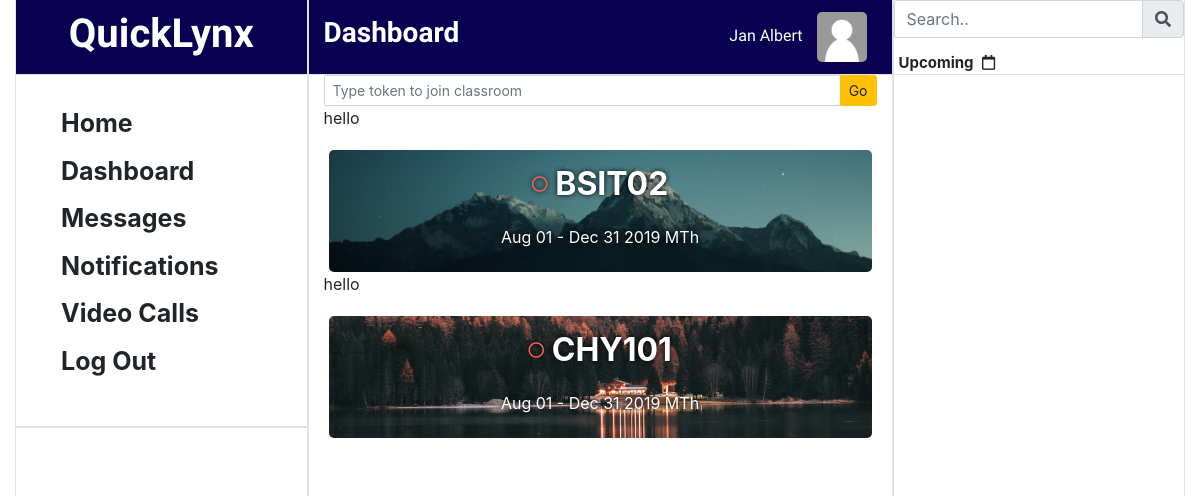
The page /dashboard/ (signed in) on the database its author committed.
### app/models.py (models this page shows, shortened)
class Student(models.Model):
    account = models.ForeignKey(Account, on_delete=models.CASCADE, blank=True, null=True)
    classroom = models.ManyToManyField(Classroom, blank=True)
    upvoted_post = models.ManyToManyField(Post, blank=True, related_name='upvoted_post_stud')
    downvoted_post = models.ManyToManyField(Post, blank=True, related_name='downvoted_post_stud')
    class Meta:
        db_table = "student"

class Account(models.Model):
    first_name = models.CharField(max_length=50)
    last_name = models.CharField(max_length=50, blank=True, null=True)
    school_id = models.CharField(max_length=50)
    propix = models.ImageField(upload_to='pictures', blank=True, null=True)
    login = models.ForeignKey(Login, on_delete=models.CASCADE)
    class Meta:
        db_table = 'account'

class Classroom(models.Model):
    room_name = models.CharField(max_length=50)
    time_start = models.TimeField(null=True)
    time_end = models.TimeField(null=True)
    days = models.CharField(max_length=10)
    date_start = models.DateField(null=True)
    date_end = models.DateField(null=True)
    year_start = models.CharField(max_length=4, null=True, blank=True)
    year_end = models.CharField(max_length=4, null=True, blank=True)
    semester = models.CharField(max_length=25, choices=semester_choices, default="1st Semester")
    headerpix = models.ImageField(upload_to="media", blank=True, null=True)
    invite_token = models.CharField(max_length=20, null=True, blank=True)
    class Meta:
        db_table = "Classroom"

### app/views.py (the view, shortened to what this page needs)
# urls.py: path('dashboard/', views.dashboard, name='dashboard'),
def dashboard(request):
    if request.session.is_empty():
        return redirect('/')
    email_session = request.session.get('email')
    if email_session == None:
        return redirect('/logout/')
    login = Login.objects.get(email=email_session)
    if login.category == "STUDENT":
        context = {
            'posts': Post.objects.all(),
            'events': Event.objects.all(),
            'account': Student.objects.select_related().get(account__login__email=email_session),
            'students': Student.objects.all(),
        }
    return render(request, 'dashboard.html', context)

### app/templates/dashboard.html (shortened to what this page needs)
<!DOCTYPE html>
<html lang="en">
<head>
    <link rel="stylesheet" href="https://stackpath.bootstrapcdn.com/bootstrap/4.3.1/css/bootstrap.min.css">
    <link rel="stylesheet" href="../static/css/style.css">
    <link rel="stylesheet" href="https://use.fontawesome.com/releases/v5.7.0/css/all.css">
</head>
<body onload="init()">
    <div class="container-fluid">
        <div class="container">
            <div class="row">
                <div class="col-3 border-right border-left" style="min-height: 100vh;">
                    <div class="row border-bottom text-center" style="min-height: 75px; background: rgb(10, 0, 81); color: white">
                        <div class="col">
                            <h1 style="margin-top: 10px;">QuickLynx</h1>
                        </div>
                    </div>
                    <div class="row sticky-top">
                        <div class="container border-bottom" style="padding: 20px;">
                            <div class="row">
                                <ul>
                                    <li class="links"><a href="/home/">Home</a></li>
                                    <li class="links"><a href="/dashboard/">Dashboard</a></li>
                                    <li class="links"><a href="/message/">Messages</a></li>
                                    <li class="links"><a href="#">Notifications</a></li>
                                    <li class="links"><a href="#">Video Calls</a></li>
                                    <li class="links"><a href="/logout/">Log Out</a></li>
                                </ul>
                            </div>
                        </div>
                        <div class="container border-top" style="padding: 20px;">
                        </div>
                    </div>
                </div>
                <div class="col-6 border-right border-left" style="min-height: 100vh;">
                    <div class="row border-bottom" style="min-height: 75px; background: rgb(10, 0, 81); color: white">
                        <div class="aligner col">
                            <h3>Dashboard</h3>
                            <span style="font-family: 'Fjalla One', sans-serif;">{{account.account.first_name}}
                                {%if account.account.propix|length == 0 %}
                                    <img src="../media/pictures/default_avatar-2.gif" alt="" style="object-fit: cover; border-radius: 5px; margin: 0 10px 0" height="50px" width="50px">
                                {%endif%}
                            </span>
                        </div>
                    </div>
                    {%if account.account.login.category == "STUDENT"%}
                    <div class="row text-center">
                        <form action="/joinclassroom/" class="col" method="POST">{%csrf_token%}
                            <div class="input-group">
                                <input type="text" class="form-control form-control-sm" name="token" placeholder="Type token to join classroom">
                                <div class="input-group-append">
                                    <button class="btn btn-warning btn-sm" type="submit">Go</button>
                                </div>
                            </div>
                        </form>
                    </div>
                    {%endif%}
                    {% now "Y-m-d" as todays_date%}
                    {%for classroom in account.classroom.all%}
                    {%if todays_date > classroom.date_end|date:"Y-m-d"%}
                    hello
                    {%endif%}
                        <div class="row">
                            {% if classroom.headerpix|length > 0 %}
                                <div class="card-selector col text-center row-course" style="color: white; background: url({{classroom.headerpix.url}}); background-size: cover; background-position:center" onclick="location.href='/classroom/{{classroom.room_name}}'">
                            {%endif%}
                                <p style="text-shadow: 0 0 5px black;">{%if todays_date < classroom.date_end|date:"Y-m-d"%}<i class="far fa-circle" style="color: rgb(105, 255, 92); font-size: 1rem; vertical-align:5px"></i>{%else%}<i class="far fa-circle" style="color: rgb(255, 92, 92); font-size: 1rem; vertical-align:5px">{%endif%}</i>&nbsp;{{classroom.room_name}} <br><span style="font-size: 1rem; font-weight: lighter">{{classroom.date_start|date:"M d"}} - {{classroom.date_end|date:"M d Y"}} {{classroom.days}}</span></p>
                            </div>
                        </div>
                    {%endfor%}
                </div>
                <div class="col-3 border-right border-left text-center" style="min-height: 100vh;">
                    <div class="row border-bottom sticky-top" style="min-height: 75px;">
                        <form action="#" class="text-center">
                            <div class="input-group">
                                <input type="text" class="form-control" placeholder="Search..">
                                <div class="input-group-append">
                                    <span class="input-group-text"><i class="fas fa-search"></i></span>
                                </div>
                            </div>
                        </form>
                        <span class="links" style="margin: 0 5px 0;font-size: 15px; align-self:flex-end">Upcoming <i class="control-img far fa-calendar" title="Create Event"></i></span>
                    </div>
                </div>
            </div>
        </div>
    </div>
</body>
</html>

### app/static/css/style.css (style rules this page uses)
html { overflow-y: scroll; }
@media (min-width: 1200px) { body .container { max-width: 1250px; } }
h3, h6, h1 { font-family: 'Fjalla One', sans-serif; font-weight: bolder; }
input { border:rgb(212, 212, 212) 1px solid !important; border-radius: 2px !important; }
.card-selector { margin: 20px 20px 20px; display: flex; align-items: center; justify-content: center; border-radius: 5px; transition: all 0.2s ease-in-out; color: black; padding-top: 10px; cursor: pointer; }
.card-selector p { font-size: xx-large; font-weight: 700; }
.row-course { margin-bottom: 0; }

### app/templates/dashboard.html (style rules this page uses)
body { margin: 0; }
li { list-style-type: none; }
.links { font-size: 25px; font-weight: bolder; margin: 10px 0 10px; }
li a { text-decoration: none !important; color: rgb(33,37, 41); transition: 0.1s; outline: 0; }
.control-img { margin: 0 5px 0; cursor: pointer; }
.aligner { display: flex; align-items: center; justify-content: space-between; }

### rows shown on the page
Student: account.first_name "Jan Albert"
Classroom: shows "hello", headerpix (picture), room_name "BSIT02", date_start "Aug 01", date_end "Dec 31 2019", days "MTh"
Classroom: shows "hello", headerpix (picture), room_name "CHY101", date_start "Aug 01", date_end "Dec 31 2019", days "MTh"
